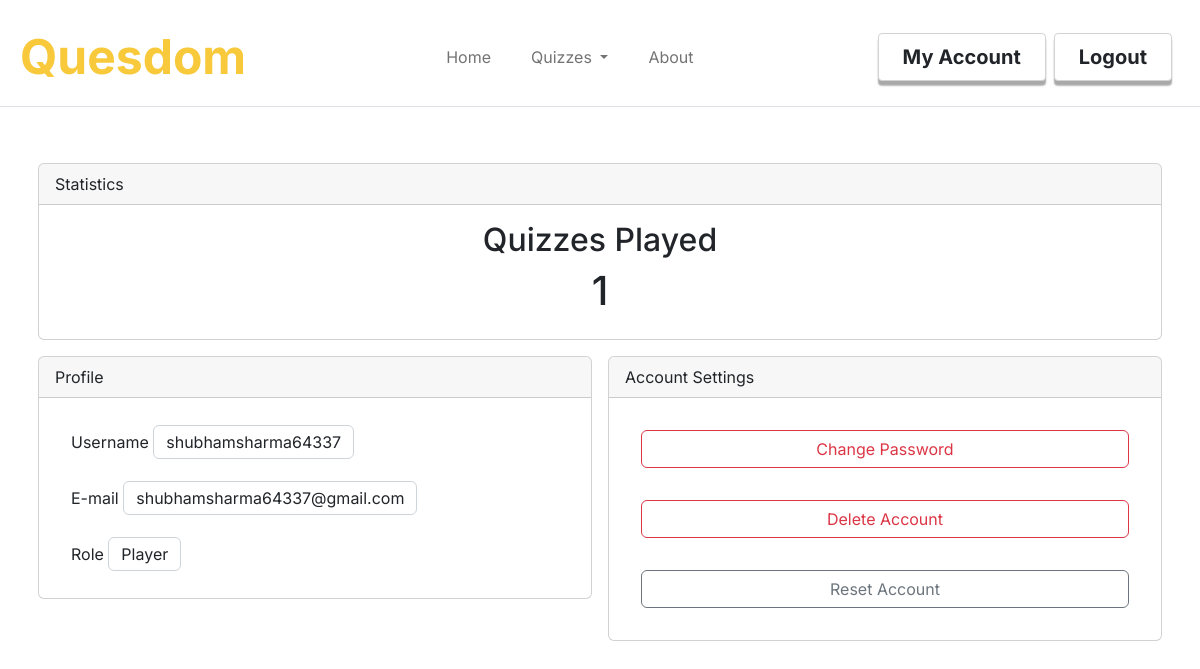
/account (signed in), run on the app's committed database.
### quesdom/models.py (models this page shows, shortened)
class Users(db.Model, UserMixin):
    id = db.Column(db.Integer, primary_key = True)
    username = db.Column(db.String(30), unique=True, nullable= False)
    email = db.Column(db.String(50), unique=True,nullable=False)
    password = db.Column(db.String(60), nullable=False)
    role = db.Column(db.String(20), nullable=False)
    answers = db.relationship('Answers',backref='answers',lazy=True)
    quizzes = db.relationship('Quizzes',backref='quizzes',lazy=True)
    tr_id = db.Column(db.Integer, db.ForeignKey('teachers.id'), nullable = True)
    stu_id = db.Column(db.Integer, db.ForeignKey('students.id'), nullable = True)

### quesdom/routes.py (the view)
@app.route('/account')
@login_required
def account():
    if current_user.role == 'Player':
        return render_template('account.html',q_played = get_quizzes_played().count())
    return render_template('account.html',title='Account')

### quesdom/models.py (called while the page is built)
@login_manager.user_loader
def load_user(user_id):
    return Users.query.get(int(user_id))

### quesdom/routes.py (called while the page is built)
def get_quizzes_played():
    quizzes = []
    for answer in Answers.query.all():
            if answer.user_id == current_user.id:
                questions = Questions.query.filter_by(id = answer.question_id)
                for question in questions:
                    quiz = Quizzes.query.get(question.quiz_id)
                    if not quiz.id in quizzes:
                        quizzes.append(quiz.id)
    return Quizzes.query.filter(Quizzes.id.in_(quizzes))

### quesdom/templates/account.html
{%extends "layout.html"%}
{%block content%}
<div class="content-section row gap-0 pt-md-5">
    <div class="col-12 p-2">
        {%if current_user.role == 'Player' %}
        <div class="card">
            <div class="card-header">
                Statistics
            </div>
            <div class="card-body">
                <div class="row justify-content-center">
                    <div class="col-4">
                            <div class="h2 text-center">Quizzes Played</div>
                            <div class="body d-flex justify-content-center align-items-center h1">
                                {{q_played}}
                            </div>
                        </div>
                </div>
            </div>
        </div>
        {%endif%}
    </div>
    <div class="col-12 col-sm-6 col-md-6 p-2">
        <div class="card profile-card">
            <div class="card-header">
                Profile
            </div>
            <div class="card-body">
                <div class="p-3">
                    <span>Username</span> <span class="form-control d-inline">{{current_user.username}}</span>
                </div>
                <div class="p-3">
                    <span>E-mail</span> <span class="form-control d-inline">{{current_user.email}}</span>
                </div>
                <div class="p-3">
                    <span>Role</span> <span class="form-control d-inline">{{current_user.role}}</span>
                </div>
            </div>
        </div>
    </div>
    <div class="col-12 col-sm-6 col-md-6 p-2">
        <div class="card account-card">
            <div class="card-header">
                Account Settings
            </div>
            <div class="card-body">
                <div class="p-3">
                    <a class="btn btn-outline-danger w-100" href="#">Change Password</a>
                </div>
                <div class="p-3">
                    <a class="btn btn-outline-danger w-100" href="#">Delete Account</a>
                </div>
                <div class="p-3">
                    <a class="btn btn-outline-secondary w-100" href="#">Reset Account</a>
                </div>
            </div>
        </div>
    </div>
</div>
{% endblock %}

### quesdom/static/styles.css (style rules this page uses)
:root { --main-color: rgb(248,201,59); }

### data on the page
Users: username "shubhamsharma64337", email "shubhamsharma64337@gmail.com", role "Player"

### other printed values
{{ q_played }} "1"
